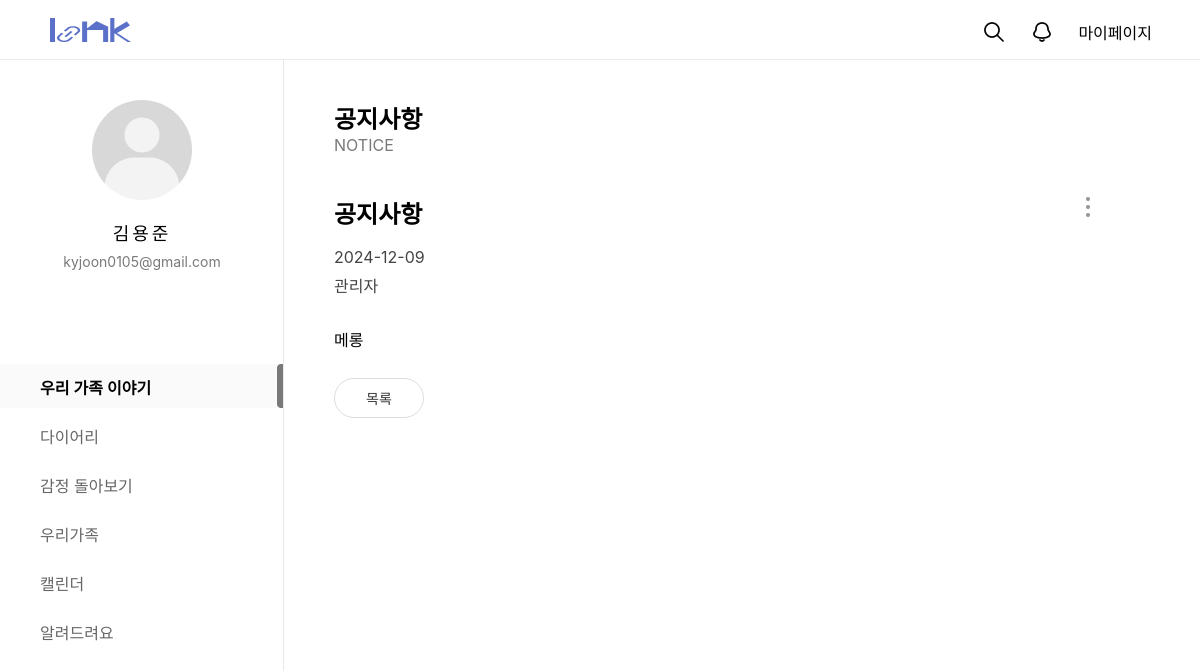
The app's page /customer/noticeview/2/ with its own data.
### customer/models.py (models this page shows, shortened)
class NoticeBoard(models.Model):
  bno = models.AutoField(primary_key=True)
  member = models.CharField(max_length=100, default='관리자')
  btitle = models.CharField(max_length=1000)
  bcontent = models.TextField()
  bdate = models.DateTimeField(auto_now=True)
  bfile = models.ImageField(null=True, blank=True, upload_to='uploads/')
  like_members = models.ManyToManyField(Member, related_name='like_member',  blank=True)

### customer/views.py (the view)
# urls.py: path('noticeview/<str:bno>/', views.noticeview, name="noticeview"),
def noticeview(request, bno):
  qs = NoticeBoard.objects.get(bno=bno)
  context = {'view':qs}
  return render(request, 'customer_notice_view.html', context)

### customer/templates/customer_notice_view.html (shortened to what this page needs)
{% extends 'main_navi_base.html' %}
{% load static %}
  {% block container-block%}
  <div id="container">
    <div id="customer_notice_menu">
      <h2>공지사항</h2>
      <span>NOTICE</span>
    </div>
    <div id="customer_view_top">
      <div class="customer_view_title">
        <h2>{{view.btitle}}</h2>
        <span>{{view.bdate|date:'Y-m-d'}}</span>
        <span>{{view.member}}</span>
      </div>
      <div id="modify_del_slide_1">
        <img src="/static/images/customer/addBtn.png" alt="" id="openModal_1" style="cursor: pointer;">
      </div>
    </div>
    <div id="customer_content">
      <p>{{view.bcontent}}</p>
    </div>
    <div class="customer_react">
      <div class="back_list" id="back_click">
        <span>목록</span>
      </div>
    </div>
  </div>
  {% endblock container-block%}

### static/css/main_navi_base.css (style rules this page uses)
* { margin: 0; padding: 0; font-family: "Pretendard Variable", Pretendard, -apple-system, BlinkMacSystemFont, system-ui, Roboto, "Helvetica Neue", "Segoe UI", "Apple SD Gothic Neo", "Noto Sans KR", "Malgun Gothic", "Apple Color Emoji", "Segoe UI Emoji", "Segoe UI Symbol", sans-serif; }

### static/css/customer/customer_service.css (style rules this page uses)
* { margin: 0; padding: 0; box-sizing: border-box; font-family: "Pretendard Variable", Pretendard, -apple-system, BlinkMacSystemFont, system-ui, Roboto, "Helvetica Neue", "Segoe UI", "Apple SD Gothic Neo", "Noto Sans KR", "Malgun Gothic", "Apple Color Emoji", "Segoe UI Emoji", "Segoe UI Symbol", sans-serif; }
body, html { height: 100%; }
#container { width: 100%; min-height: 100vh; padding: 100px 180px 300px 334px; }

### static/css/customer/customer_notice_view.css (style rules this page uses)
* { margin: 0; padding: 0; box-sizing: border-box; font-family: "Pretendard Variable", Pretendard, -apple-system, BlinkMacSystemFont, system-ui, Roboto, "Helvetica Neue", "Segoe UI", "Apple SD Gothic Neo", "Noto Sans KR", "Malgun Gothic", "Apple Color Emoji", "Segoe UI Emoji", "Segoe UI Symbol", sans-serif; }
body, html { height: 100%; }
#container { width: 100%; min-height: 100vh; padding: 100px 180px 300px 334px; }
#customer_notice_menu { width: 100%; height: 70px; margin-bottom: 25px; }
#customer_notice_menu span { color:#797979; }
#customer_view_top { width: 100%; display: flex; position: relative; justify-content: space-between; }
.customer_view_title h2 { font-size: 24px; margin-bottom: 17px; }
.customer_view_title span { width: 100%; display: block; font-size: 16px; color: #444444; margin-bottom: 6px; }
#customer_content { width: 100%; }
#customer_content p { margin: 20px 0 20px 0; line-height: 35px; }
.customer_react { display: flex; font-size: 14px; color: #333; margin-bottom: 40px; }
.customer_react .back_list { width: 90px; height: 40px; border: 1px solid #ddd; border-radius: 50px; text-align: center; padding-top: 7px; margin-right: 5px; cursor: pointer; }
.back_list span { line-height: 25px; text-align: center; vertical-align: middle; display: inline-block; width: 50px; }
#modify_del_slide_1, #modify_del_slide_2 { position: relative; position: absolute; right: 0; }

### static/css/customer/customer_notice_list.css (style rules this page uses)
* { margin: 0; padding: 0; box-sizing: border-box; font-family: "Pretendard Variable", Pretendard, -apple-system, BlinkMacSystemFont, system-ui, Roboto, "Helvetica Neue", "Segoe UI", "Apple SD Gothic Neo", "Noto Sans KR", "Malgun Gothic", "Apple Color Emoji", "Segoe UI Emoji", "Segoe UI Symbol", sans-serif; }
body, html { height: 100%; }
#container { width: 100%; min-height: 100vh; padding: 60px 300px 0 300px; }

### static/css/emotion/emotion.css (style rules this page uses)
* { margin: 0; padding: 0; box-sizing: border-box; font-family: "Pretendard Variable", Pretendard, -apple-system, BlinkMacSystemFont, system-ui, Roboto, "Helvetica Neue", "Segoe UI", "Apple SD Gothic Neo", "Noto Sans KR", "Malgun Gothic", "Apple Color Emoji", "Segoe UI Emoji", "Segoe UI Symbol", sans-serif; }
body, html { height: 100%; }
#container { width: 100%; min-height: 100vh; padding: 100px 100px 100px 334px; }

### records on screen
NoticeBoard: btitle "공지사항", bdate "2024-12-09", member "관리자", bcontent "메롱"
